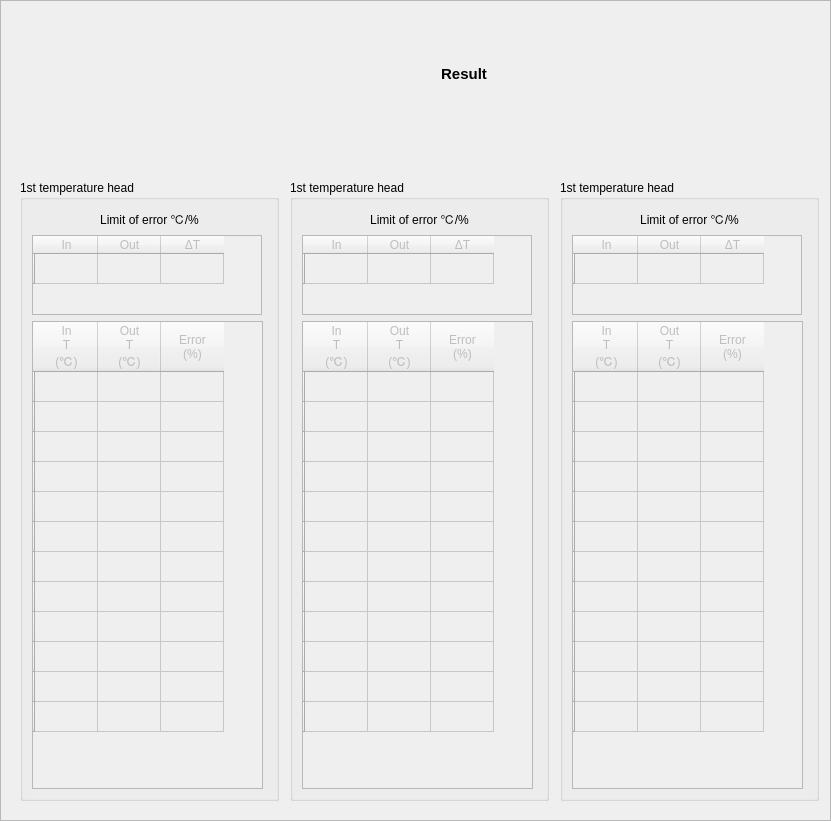
  <widget class="QFrame" name="frame_result">
   <property name="geometry">
    <rect>
     <x>990</x>
     <y>10</y>
     <width>831</width>
     <height>821</height>
    </rect>
   </property>
   <property name="frameShape">
    <enum>QFrame::StyledPanel</enum>
   </property>
   <property name="frameShadow">
    <enum>QFrame::Raised</enum>
   </property>
   <widget class="QLabel" name="label_23">
    <property name="geometry">
     <rect>
      <x>428</x>
      <y>61</y>
      <width>72</width>
      <height>26</height>
     </rect>
    </property>
    <property name="minimumSize">
     <size>
      <width>0</width>
      <height>26</height>
     </size>
    </property>
    <property name="maximumSize">
     <size>
      <width>16777215</width>
      <height>26</height>
     </size>
    </property>
    <property name="text">
     <string>&lt;html&gt;&lt;head/&gt;&lt;body&gt;&lt;p align=&quot;center&quot;&gt;&lt;span style=&quot; font-size:11pt; font-weight:600;&quot;&gt;Result&lt;/span&gt;&lt;/p&gt;&lt;/body&gt;&lt;/html&gt;</string>
    </property>
   </widget>
   <widget class="QGroupBox" name="groupBox_9">
    <property name="geometry">
     <rect>
      <x>290</x>
      <y>180</y>
      <width>259</width>
      <height>621</height>
     </rect>
    </property>
    <property name="title">
     <string>1st temperature head</string>
    </property>
    <layout class="QVBoxLayout" name="verticalLayout_6">
     <item>
      <widget class="QLabel" name="label_29">
       <property name="minimumSize">
        <size>
         <width>0</width>
         <height>20</height>
        </size>
       </property>
       <property name="maximumSize">
        <size>
         <width>16777215</width>
         <height>20</height>
        </size>
       </property>
       <property name="text">
        <string>&lt;html&gt;&lt;head/&gt;&lt;body&gt;&lt;p align=&quot;center&quot;&gt;Limit of error ℃/%&lt;/p&gt;&lt;/body&gt;&lt;/html&gt;</string>
       </property>
      </widget>
     </item>
     <item>
      <widget class="QTableWidget" name="tbl_stderror_2">
       <property name="enabled">
        <bool>false</bool>
       </property>
       <property name="sizePolicy">
        <sizepolicy hsizetype="Preferred" vsizetype="Preferred">
         <horstretch>0</horstretch>
         <verstretch>0</verstretch>
        </sizepolicy>
       </property>
       <property name="minimumSize">
        <size>
         <width>230</width>
         <height>80</height>
        </size>
       </property>
       <property name="maximumSize">
        <size>
         <width>230</width>
         <height>80</height>
        </size>
       </property>
       <attribute name="horizontalHeaderCascadingSectionResizes">
        <bool>true</bool>
       </attribute>
       <attribute name="horizontalHeaderDefaultSectionSize">
        <number>63</number>
       </attribute>
       <attribute name="horizontalHeaderMinimumSectionSize">
        <number>10</number>
       </attribute>
       <attribute name="verticalHeaderCascadingSectionResizes">
        <bool>true</bool>
       </attribute>
       <attribute name="verticalHeaderMinimumSectionSize">
        <number>10</number>
       </attribute>
       <row>
        <property name="text">
         <string/>
        </property>
       </row>
       <column>
        <property name="text">
         <string>In</string>
        </property>
       </column>
       <column>
        <property name="text">
         <string>Out</string>
        </property>
       </column>
       <column>
        <property name="text">
         <string>ΔT</string>
        </property>
       </column>
       <item row="0" column="0">
        <property name="text">
         <string/>
        </property>
       </item>
       <item row="0" column="1">
        <property name="text">
         <string/>
        </property>
       </item>
       <item row="0" column="2">
        <property name="text">
         <string/>
        </property>
       </item>
      </widget>
     </item>
     <item>
      <widget class="QTableWidget" name="tbl_chkerror_2">
       <property name="enabled">
        <bool>false</bool>
       </property>
       <property name="sizePolicy">
        <sizepolicy hsizetype="Preferred" vsizetype="Preferred">
         <horstretch>0</horstretch>
         <verstretch>0</verstretch>
        </sizepolicy>
       </property>
       <property name="minimumSize">
        <size>
         <width>231</width>
         <height>0</height>
        </size>
       </property>
       <property name="maximumSize">
        <size>
         <width>231</width>
         <height>16777215</height>
        </size>
       </property>
       <attribute name="horizontalHeaderCascadingSectionResizes">
        <bool>true</bool>
       </attribute>
       <attribute name="horizontalHeaderDefaultSectionSize">
        <number>63</number>
       </attribute>
       <attribute name="horizontalHeaderMinimumSectionSize">
        <number>10</number>
       </attribute>
       <attribute name="verticalHeaderCascadingSectionResizes">
        <bool>true</bool>
       </attribute>
       <attribute name="verticalHeaderMinimumSectionSize">
        <number>10</number>
       </attribute>
       <row>
        <property name="text">
         <string/>
        </property>
       </row>
       <row>
        <property name="text">
         <string/>
        </property>
       </row>
       <row>
        <property name="text">
         <string/>
        </property>
       </row>
       <row>
        <property name="text">
         <string/>
        </property>
       </row>
       <row>
        <property name="text">
         <string/>
        </property>
       </row>
       <row>
        <property name="text">
         <string/>
        </property>
       </row>
       <row>
        <property name="text">
         <string/>
        </property>
       </row>
       <row>
        <property name="text">
         <string/>
        </property>
       </row>
       <row>
        <property name="text">
         <string/>
        </property>
       </row>
       <row>
        <property name="text">
         <string/>
        </property>
       </row>
       <row>
        <property name="text">
         <string/>
        </property>
       </row>
       <row>
        <property name="text">
         <string/>
        </property>
       </row>
       <column>
        <property name="text">
         <string>In
T
(℃)</string>
        </property>
       </column>
       <column>
        <property name="text">
         <string>Out
T
(℃)</string>
        </property>
       </column>
       <column>
        <property name="text">
         <string>Error
(%)</string>
        </property>
       </column>
       <item row="0" column="0">
        <property name="text">
         <string/>
        </property>
       </item>
       <item row="0" column="1">
        <property name="text">
         <string/>
        </property>
       </item>
       <item row="0" column="2">
        <property name="text">
         <string/>
        </property>
       </item>
       <item row="1" column="0">
        <property name="text">
         <string/>
        </property>
       </item>
       <item row="1" column="1">
        <property name="text">
         <string/>
        </property>
       </item>
       <item row="1" column="2">
        <property name="text">
         <string/>
        </property>
       </item>
       <item row="2" column="0">
        <property name="text">
         <string/>
        </property>
       </item>
       <item row="2" column="1">
        <property name="text">
         <string/>
        </property>
       </item>
       <item row="2" column="2">
        <property name="text">
         <string/>
        </property>
       </item>
       <item row="3" column="0">
        <property name="text">
         <string/>
        </property>
       </item>
       <item row="3" column="1">
        <property name="text">
         <string/>
        </property>
       </item>
       <item row="3" column="2">
        <property name="text">
         <string/>
        </property>
       </item>
       <item row="4" column="0">
        <property name="text">
         <string/>
        </property>
       </item>
       <item row="4" column="1">
        <property name="text">
         <string/>
        </property>
       </item>
       <item row="4" column="2">
        <property name="text">
         <string/>
        </property>
       </item>
       <item row="5" column="0">
        <property name="text">
         <string/>
        </property>
       </item>
       <item row="5" column="1">
        <property name="text">
         <string/>
        </property>
       </item>
       <item row="5" column="2">
        <property name="text">
         <string/>
        </property>
       </item>
       <item row="6" column="0">
        <property name="text">
         <string/>
        </property>
       </item>
       <item row="6" column="1">
        <property name="text">
         <string/>
        </property>
       </item>
       <item row="6" column="2">
        <property name="text">
         <string/>
        </property>
       </item>
       <item row="7" column="0">
        <property name="text">
         <string/>
        </property>
       </item>
       <item row="7" column="1">
        <property name="text">
         <string/>
        </property>
       </item>
       <item row="7" column="2">
        <property name="text">
         <string/>
        </property>
       </item>
       <item row="8" column="0">
        <property name="text">
         <string/>
        </property>
       </item>
       <item row="8" column="1">
        <property name="text">
         <string/>
        </property>
       </item>
       <item row="8" column="2">
        <property name="text">
         <string/>
        </property>
       </item>
       <item row="9" column="0">
        <property name="text">
         <string/>
        </property>
       </item>
       <item row="9" column="1">
        <property name="text">
         <string/>
        </property>
       </item>
       <item row="9" column="2">
        <property name="text">
         <string/>
        </property>
       </item>
       <item row="10" column="0">
        <property name="text">
         <string/>
        </property>
       </item>
       <item row="10" column="1">
        <property name="text">
         <string/>
        </property>
       </item>
       <item row="10" column="2">
        <property name="text">
         <string/>
        </property>
       </item>
       <item row="11" column="0">
        <property name="text">
         <string/>
        </property>
       </item>
       <item row="11" column="1">
        <property name="text">
         <string/>
        </property>
       </item>
       <item row="11" column="2">
        <property name="text">
         <string/>
        </property>
       </item>
      </widget>
     </item>
    </layout>
   </widget>
   <widget class="QGroupBox" name="groupBox_10">
    <property name="geometry">
     <rect>
      <x>560</x>
      <y>180</y>
      <width>259</width>
      <height>621</height>
     </rect>
    </property>
    <property name="title">
     <string>1st temperature head</string>
    </property>
    <layout class="QVBoxLayout" name="verticalLayout_10">
     <item>
      <widget class="QLabel" name="label_30">
       <property name="minimumSize">
        <size>
         <width>0</width>
         <height>20</height>
        </size>
       </property>
       <property name="maximumSize">
        <size>
         <width>16777215</width>
         <height>20</height>
        </size>
       </property>
       <property name="text">
        <string>&lt;html&gt;&lt;head/&gt;&lt;body&gt;&lt;p align=&quot;center&quot;&gt;Limit of error ℃/%&lt;/p&gt;&lt;/body&gt;&lt;/html&gt;</string>
       </property>
      </widget>
     </item>
     <item>
      <widget class="QTableWidget" name="tbl_stderror_3">
       <property name="enabled">
        <bool>false</bool>
       </property>
       <property name="sizePolicy">
        <sizepolicy hsizetype="Preferred" vsizetype="Preferred">
         <horstretch>0</horstretch>
         <verstretch>0</verstretch>
        </sizepolicy>
       </property>
       <property name="minimumSize">
        <size>
         <width>230</width>
         <height>80</height>
        </size>
       </property>
       <property name="maximumSize">
        <size>
         <width>230</width>
         <height>80</height>
        </size>
       </property>
       <attribute name="horizontalHeaderCascadingSectionResizes">
        <bool>true</bool>
       </attribute>
       <attribute name="horizontalHeaderDefaultSectionSize">
        <number>63</number>
       </attribute>
       <attribute name="horizontalHeaderMinimumSectionSize">
        <number>10</number>
       </attribute>
       <attribute name="verticalHeaderCascadingSectionResizes">
        <bool>true</bool>
       </attribute>
       <attribute name="verticalHeaderMinimumSectionSize">
        <number>10</number>
       </attribute>
       <row>
        <property name="text">
         <string/>
        </property>
       </row>
       <column>
        <property name="text">
         <string>In</string>
        </property>
       </column>
       <column>
        <property name="text">
         <string>Out</string>
        </property>
       </column>
       <column>
        <property name="text">
         <string>ΔT</string>
        </property>
       </column>
       <item row="0" column="0">
        <property name="text">
         <string/>
        </property>
       </item>
       <item row="0" column="1">
        <property name="text">
         <string/>
        </property>
       </item>
       <item row="0" column="2">
        <property name="text">
         <string/>
        </property>
       </item>
      </widget>
     </item>
     <item>
      <widget class="QTableWidget" name="tbl_chkerror_3">
       <property name="enabled">
        <bool>false</bool>
       </property>
       <property name="sizePolicy">
        <sizepolicy hsizetype="Preferred" vsizetype="Preferred">
         <horstretch>0</horstretch>
         <verstretch>0</verstretch>
        </sizepolicy>
       </property>
       <property name="minimumSize">
        <size>
         <width>231</width>
         <height>0</height>
        </size>
       </property>
       <property name="maximumSize">
        <size>
         <width>231</width>
         <height>16777215</height>
        </size>
       </property>
       <attribute name="horizontalHeaderCascadingSectionResizes">
        <bool>true</bool>
       </attribute>
       <attribute name="horizontalHeaderDefaultSectionSize">
        <number>63</number>
       </attribute>
       <attribute name="horizontalHeaderMinimumSectionSize">
        <number>10</number>
       </attribute>
       <attribute name="verticalHeaderCascadingSectionResizes">
        <bool>true</bool>
       </attribute>
       <attribute name="verticalHeaderMinimumSectionSize">
        <number>10</number>
       </attribute>
       <row>
        <property name="text">
         <string/>
        </property>
       </row>
       <row>
        <property name="text">
         <string/>
        </property>
       </row>
       <row>
        <property name="text">
         <string/>
        </property>
       </row>
       <row>
        <property name="text">
         <string/>
        </property>
       </row>
       <row>
        <property name="text">
         <string/>
        </property>
       </row>
       <row>
        <property name="text">
         <string/>
        </property>
       </row>
       <row>
        <property name="text">
         <string/>
        </property>
       </row>
       <row>
        <property name="text">
         <string/>
        </property>
       </row>
       <row>
        <property name="text">
         <string/>
        </property>
       </row>
       <row>
        <property name="text">
         <string/>
        </property>
       </row>
       <row>
        <property name="text">
         <string/>
        </property>
       </row>
       <row>
        <property name="text">
         <string/>
        </property>
       </row>
       <column>
        <property name="text">
         <string>In
T
(℃)</string>
        </property>
       </column>
       <column>
        <property name="text">
         <string>Out
T
(℃)</string>
        </property>
       </column>
       <column>
        <property name="text">
         <string>Error
(%)</string>
        </property>
       </column>
       <item row="0" column="0">
        <property name="text">
         <string/>
        </property>
       </item>
       <item row="0" column="1">
        <property name="text">
         <string/>
        </property>
       </item>
       <item row="0" column="2">
        <property name="text">
         <string/>
        </property>
       </item>
       <item row="1" column="0">
        <property name="text">
         <string/>
        </property>
       </item>
       <item row="1" column="1">
        <property name="text">
         <string/>
        </property>
       </item>
       <item row="1" column="2">
        <property name="text">
         <string/>
        </property>
       </item>
       <item row="2" column="0">
        <property name="text">
         <string/>
        </property>
       </item>
       <item row="2" column="1">
        <property name="text">
         <string/>
        </property>
       </item>
       <item row="2" column="2">
        <property name="text">
         <string/>
        </property>
       </item>
       <item row="3" column="0">
        <property name="text">
         <string/>
        </property>
       </item>
       <item row="3" column="1">
        <property name="text">
         <string/>
        </property>
       </item>
       <item row="3" column="2">
        <property name="text">
         <string/>
        </property>
       </item>
       <item row="4" column="0">
        <property name="text">
         <string/>
        </property>
       </item>
       <item row="4" column="1">
        <property name="text">
         <string/>
        </property>
       </item>
       <item row="4" column="2">
        <property name="text">
         <string/>
        </property>
       </item>
       <item row="5" column="0">
        <property name="text">
         <string/>
        </property>
       </item>
       <item row="5" column="1">
        <property name="text">
         <string/>
        </property>
       </item>
       <item row="5" column="2">
        <property name="text">
         <string/>
        </property>
       </item>
       <item row="6" column="0">
        <property name="text">
         <string/>
        </property>
       </item>
       <item row="6" column="1">
        <property name="text">
         <string/>
        </property>
       </item>
       <item row="6" column="2">
        <property name="text">
         <string/>
        </property>
       </item>
       <item row="7" column="0">
        <property name="text">
         <string/>
        </property>
       </item>
       <item row="7" column="1">
        <property name="text">
         <string/>
        </property>
       </item>
       <item row="7" column="2">
        <property name="text">
         <string/>
        </property>
       </item>
       <item row="8" column="0">
        <property name="text">
         <string/>
        </property>
       </item>
       <item row="8" column="1">
        <property name="text">
         <string/>
        </property>
       </item>
       <item row="8" column="2">
        <property name="text">
         <string/>
        </property>
       </item>
       <item row="9" column="0">
        <property name="text">
         <string/>
        </property>
       </item>
       <item row="9" column="1">
        <property name="text">
         <string/>
        </property>
       </item>
       <item row="9" column="2">
        <property name="text">
         <string/>
        </property>
       </item>
       <item row="10" column="0">
        <property name="text">
         <string/>
        </property>
       </item>
       <item row="10" column="1">
        <property name="text">
         <string/>
        </property>
       </item>
       <item row="10" column="2">
        <property name="text">
         <string/>
        </property>
       </item>
       <item row="11" column="0">
        <property name="text">
         <string/>
        </property>
       </item>
       <item row="11" column="1">
        <property name="text">
         <string/>
        </property>
       </item>
       <item row="11" column="2">
        <property name="text">
         <string/>
        </property>
       </item>
      </widget>
     </item>
    </layout>
   </widget>
   <widget class="QGroupBox" name="groupBox_8">
    <property name="geometry">
     <rect>
      <x>20</x>
      <y>180</y>
      <width>259</width>
      <height>621</height>
     </rect>
    </property>
    <property name="title">
     <string>1st temperature head</string>
    </property>
    <layout class="QVBoxLayout" name="verticalLayout_5">
     <item>
      <widget class="QLabel" name="label_28">
       <property name="minimumSize">
        <size>
         <width>0</width>
         <height>20</height>
        </size>
       </property>
       <property name="maximumSize">
        <size>
         <width>16777215</width>
         <height>20</height>
        </size>
       </property>
       <property name="text">
        <string>&lt;html&gt;&lt;head/&gt;&lt;body&gt;&lt;p align=&quot;center&quot;&gt;Limit of error ℃/%&lt;/p&gt;&lt;/body&gt;&lt;/html&gt;</string>
       </property>
      </widget>
     </item>
     <item>
      <widget class="QTableWidget" name="tbl_stderror_1">
       <property name="enabled">
        <bool>false</bool>
       </property>
       <property name="sizePolicy">
        <sizepolicy hsizetype="Preferred" vsizetype="Preferred">
         <horstretch>0</horstretch>
         <verstretch>0</verstretch>
        </sizepolicy>
       </property>
       <property name="minimumSize">
        <size>
         <width>230</width>
         <height>80</height>
        </size>
       </property>
       <property name="maximumSize">
        <size>
         <width>230</width>
         <height>80</height>
        </size>
       </property>
       <attribute name="horizontalHeaderCascadingSectionResizes">
        <bool>true</bool>
       </attribute>
       <attribute name="horizontalHeaderDefaultSectionSize">
        <number>63</number>
       </attribute>
       <attribute name="horizontalHeaderMinimumSectionSize">
        <number>10</number>
       </attribute>
       <attribute name="verticalHeaderCascadingSectionResizes">
        <bool>true</bool>
       </attribute>
       <attribute name="verticalHeaderMinimumSectionSize">
        <number>10</number>
       </attribute>
       <row>
        <property name="text">
         <string/>
        </property>
       </row>
       <column>
        <property name="text">
         <string>In</string>
        </property>
       </column>
       <column>
        <property name="text">
         <string>Out</string>
        </property>
       </column>
       <column>
        <property name="text">
         <string>ΔT</string>
        </property>
       </column>
       <item row="0" column="0">
        <property name="text">
         <string/>
        </property>
       </item>
       <item row="0" column="1">
        <property name="text">
         <string/>
        </property>
       </item>
       <item row="0" column="2">
        <property name="text">
         <string/>
        </property>
       </item>
      </widget>
     </item>
     <item>
      <widget class="QTableWidget" name="tbl_chkerror_1">
       <property name="enabled">
        <bool>false</bool>
       </property>
       <property name="sizePolicy">
        <sizepolicy hsizetype="Preferred" vsizetype="Preferred">
         <horstretch>0</horstretch>
         <verstretch>0</verstretch>
        </sizepolicy>
       </property>
       <property name="minimumSize">
        <size>
         <width>231</width>
         <height>0</height>
        </size>
       </property>
       <property name="maximumSize">
        <size>
         <width>231</width>
         <height>16777215</height>
        </size>
       </property>
       <attribute name="horizontalHeaderCascadingSectionResizes">
        <bool>true</bool>
       </attribute>
       <attribute name="horizontalHeaderDefaultSectionSize">
        <number>63</number>
       </attribute>
       <attribute name="horizontalHeaderMinimumSectionSize">
        <number>10</number>
       </attribute>
       <attribute name="verticalHeaderCascadingSectionResizes">
        <bool>true</bool>
       </attribute>
       <attribute name="verticalHeaderMinimumSectionSize">
        <number>10</number>
       </attribute>
       <row>
        <property name="text">
         <string/>
        </property>
       </row>
       <row>
        <property name="text">
         <string/>
        </property>
       </row>
       <row>
        <property name="text">
         <string/>
        </property>
       </row>
       <row>
        <property name="text">
         <string/>
        </property>
       </row>
       <row>
        <property name="text">
         <string/>
        </property>
       </row>
       <row>
        <property name="text">
         <string/>
        </property>
       </row>
       <row>
        <property name="text">
         <string/>
        </property>
       </row>
       <row>
        <property name="text">
         <string/>
        </property>
       </row>
       <row>
        <property name="text">
         <string/>
        </property>
       </row>
       <row>
        <property name="text">
         <string/>
        </property>
       </row>
       <row>
        <property name="text">
         <string/>
        </property>
       </row>
       <row>
        <property name="text">
         <string/>
        </property>
       </row>
       <column>
        <property name="text">
         <string>In
T
(℃)</string>
        </property>
       </column>
       <column>
        <property name="text">
         <string>Out
T
(℃)</string>
        </property>
       </column>
       <column>
        <property name="text">
         <string>Error
(%)</string>
        </property>
       </column>
       <item row="0" column="0">
        <property name="text">
         <string/>
        </property>
       </item>
       <item row="0" column="1">
        <property name="text">
         <string/>
        </property>
       </item>
       <item row="0" column="2">
        <property name="text">
         <string/>
        </property>
       </item>
       <item row="1" column="0">
        <property name="text">
         <string/>
        </property>
       </item>
       <item row="1" column="1">
        <property name="text">
         <string/>
        </property>
       </item>
       <item row="1" column="2">
        <property name="text">
         <string/>
        </property>
       </item>
       <item row="2" column="0">
        <property name="text">
         <string/>
        </property>
       </item>
       <item row="2" column="1">
        <property name="text">
         <string/>
        </property>
       </item>
       <item row="2" column="2">
        <property name="text">
         <string/>
        </property>
       </item>
       <item row="3" column="0">
        <property name="text">
         <string/>
        </property>
       </item>
       <item row="3" column="1">
        <property name="text">
         <string/>
        </property>
       </item>
       <item row="3" column="2">
        <property name="text">
         <string/>
        </property>
       </item>
       <item row="4" column="0">
        <property name="text">
         <string/>
        </property>
       </item>
       <item row="4" column="1">
        <property name="text">
         <string/>
        </property>
       </item>
       <item row="4" column="2">
        <property name="text">
         <string/>
        </property>
       </item>
       <item row="5" column="0">
        <property name="text">
         <string/>
        </property>
       </item>
       <item row="5" column="1">
        <property name="text">
         <string/>
        </property>
       </item>
       <item row="5" column="2">
        <property name="text">
         <string/>
        </property>
       </item>
       <item row="6" column="0">
        <property name="text">
         <string/>
        </property>
       </item>
       <item row="6" column="1">
        <property name="text">
         <string/>
        </property>
       </item>
       <item row="6" column="2">
        <property name="text">
         <string/>
        </property>
       </item>
       <item row="7" column="0">
        <property name="text">
         <string/>
        </property>
       </item>
       <item row="7" column="1">
        <property name="text">
         <string/>
        </property>
       </item>
       <item row="7" column="2">
        <property name="text">
         <string/>
        </property>
       </item>
       <item row="8" column="0">
        <property name="text">
         <string/>
        </property>
       </item>
       <item row="8" column="1">
        <property name="text">
         <string/>
        </property>
       </item>
       <item row="8" column="2">
        <property name="text">
         <string/>
        </property>
       </item>
       <item row="9" column="0">
        <property name="text">
         <string/>
        </property>
       </item>
       <item row="9" column="1">
        <property name="text">
         <string/>
        </property>
       </item>
       <item row="9" column="2">
        <property name="text">
         <string/>
        </property>
       </item>
       <item row="10" column="0">
        <property name="text">
         <string/>
        </property>
       </item>
       <item row="10" column="1">
        <property name="text">
         <string/>
        </property>
       </item>
       <item row="10" column="2">
        <property name="text">
         <string/>
        </property>
       </item>
       <item row="11" column="0">
        <property name="text">
         <string/>
        </property>
       </item>
       <item row="11" column="1">
        <property name="text">
         <string/>
        </property>
       </item>
       <item row="11" column="2">
        <property name="text">
         <string/>
        </property>
       </item>
      </widget>
     </item>
    </layout>
   </widget>
  </widget>
